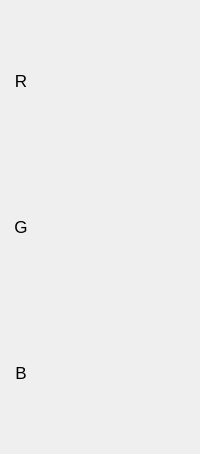
             <widget class="QWidget" name="colorSpace_page_RGB">
              <layout class="QVBoxLayout" name="verticalLayout_12">
               <item>
                <layout class="QHBoxLayout" name="horizontalLayout_9" stretch="0,1">
                 <property name="spacing">
                  <number>6</number>
                 </property>
                 <item>
                  <widget class="QLabel" name="label_8">
                   <property name="minimumSize">
                    <size>
                     <width>20</width>
                     <height>20</height>
                    </size>
                   </property>
                   <property name="maximumSize">
                    <size>
                     <width>80</width>
                     <height>20</height>
                    </size>
                   </property>
                   <property name="font">
                    <font>
                     <pointsize>13</pointsize>
                    </font>
                   </property>
                   <property name="text">
                    <string>R</string>
                   </property>
                   <property name="alignment">
                    <set>Qt::AlignCenter</set>
                   </property>
                  </widget>
                 </item>
                 <item>
                  <widget class="QLabel" name="label_R">
                   <property name="minimumSize">
                    <size>
                     <width>140</width>
                     <height>140</height>
                    </size>
                   </property>
                   <property name="maximumSize">
                    <size>
                     <width>16777215</width>
                     <height>16777215</height>
                    </size>
                   </property>
                   <property name="text">
                    <string/>
                   </property>
                   <property name="alignment">
                    <set>Qt::AlignCenter</set>
                   </property>
                  </widget>
                 </item>
                </layout>
               </item>
               <item>
                <layout class="QHBoxLayout" name="horizontalLayout_10" stretch="0,1">
                 <property name="spacing">
                  <number>6</number>
                 </property>
                 <item>
                  <widget class="QLabel" name="label_9">
                   <property name="minimumSize">
                    <size>
                     <width>20</width>
                     <height>20</height>
                    </size>
                   </property>
                   <property name="maximumSize">
                    <size>
                     <width>80</width>
                     <height>20</height>
                    </size>
                   </property>
                   <property name="font">
                    <font>
                     <pointsize>13</pointsize>
                    </font>
                   </property>
                   <property name="text">
                    <string>G</string>
                   </property>
                   <property name="alignment">
                    <set>Qt::AlignCenter</set>
                   </property>
                  </widget>
                 </item>
                 <item>
                  <widget class="QLabel" name="label_G">
                   <property name="minimumSize">
                    <size>
                     <width>140</width>
                     <height>140</height>
                    </size>
                   </property>
                   <property name="text">
                    <string/>
                   </property>
                   <property name="alignment">
                    <set>Qt::AlignCenter</set>
                   </property>
                  </widget>
                 </item>
                </layout>
               </item>
               <item>
                <layout class="QHBoxLayout" name="horizontalLayout_11" stretch="0,1">
                 <property name="spacing">
                  <number>6</number>
                 </property>
                 <item>
                  <widget class="QLabel" name="label_10">
                   <property name="minimumSize">
                    <size>
                     <width>20</width>
                     <height>20</height>
                    </size>
                   </property>
                   <property name="maximumSize">
                    <size>
                     <width>80</width>
                     <height>20</height>
                    </size>
                   </property>
                   <property name="font">
                    <font>
                     <pointsize>13</pointsize>
                    </font>
                   </property>
                   <property name="text">
                    <string>B</string>
                   </property>
                   <property name="alignment">
                    <set>Qt::AlignCenter</set>
                   </property>
                  </widget>
                 </item>
                 <item>
                  <widget class="QLabel" name="label_B">
                   <property name="minimumSize">
                    <size>
                     <width>140</width>
                     <height>140</height>
                    </size>
                   </property>
                   <property name="text">
                    <string/>
                   </property>
                   <property name="alignment">
                    <set>Qt::AlignCenter</set>
                   </property>
                  </widget>
                 </item>
                </layout>
               </item>
              </layout>
             </widget>
